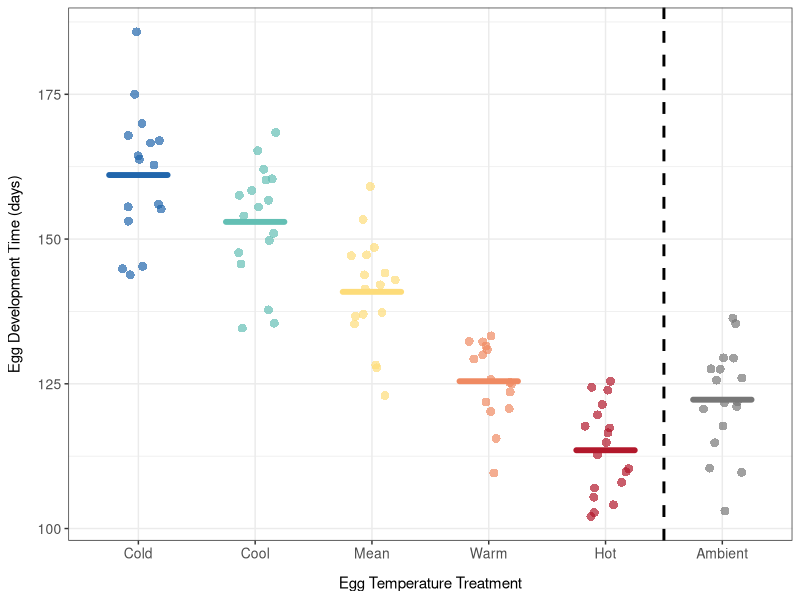
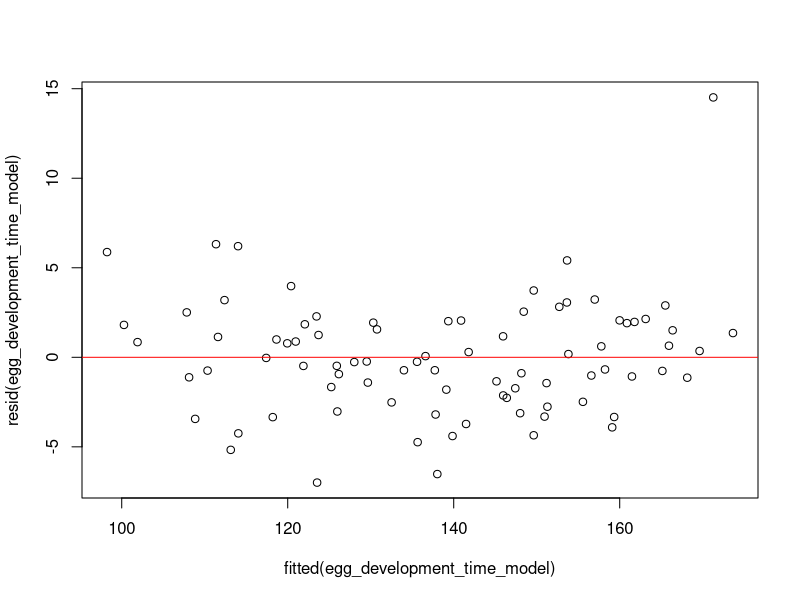
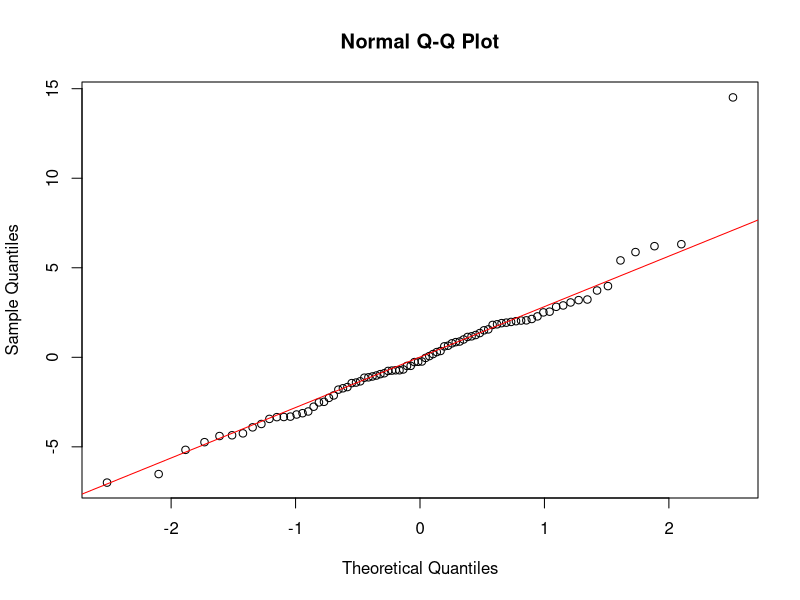
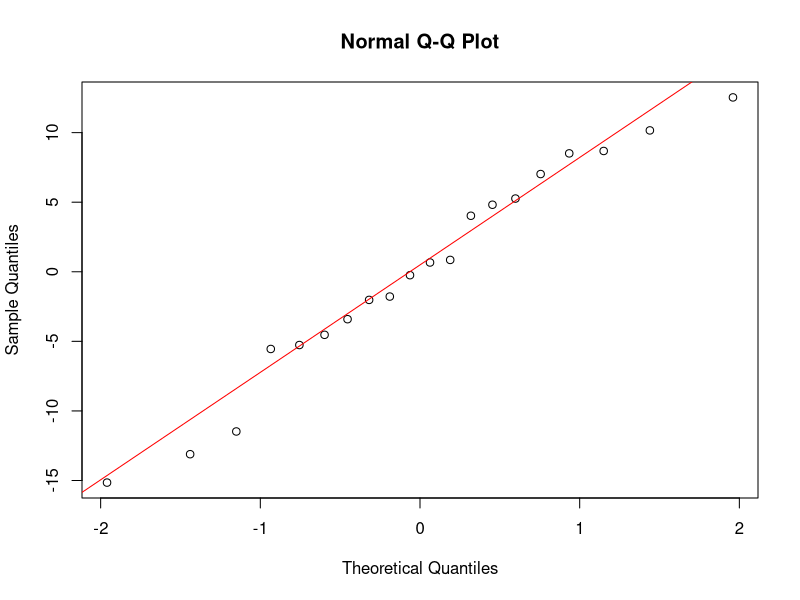
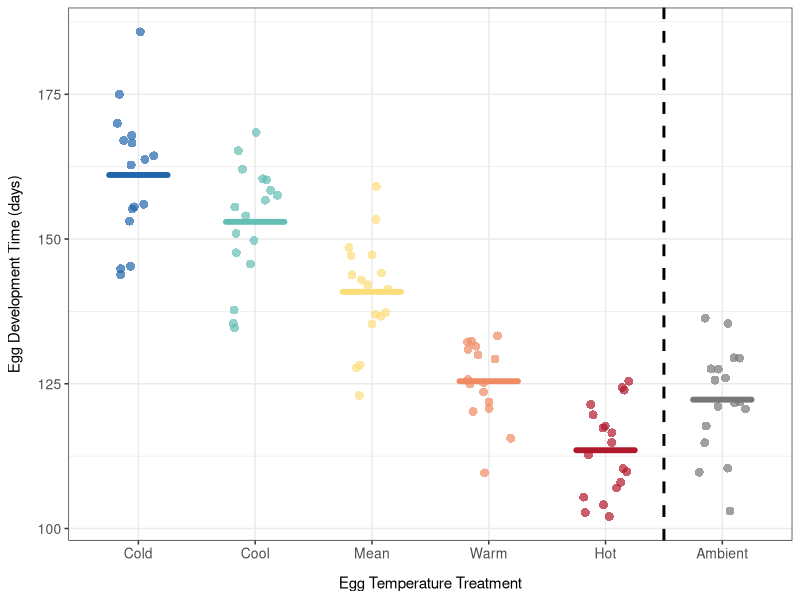

The R source for these figures, in order:
#### DESCRIPTION ####

# This script analyses the data look at the effect of temperature on winter moth
# egg development 

#### SET UP ####

# packages
library(here)
library(tidyverse)
library(lmerTest)

# data
egg_subcltuches <- read.csv(here("data_files", "egg_subclutches.csv"))
larval_hatching <- read.csv(here("data_files", "egg_hatching_raw_NAs.csv"))
egg_temperature_treatments <- read.csv(here("data_files", "egg_temperature_treatments_daily.csv"))

# reorder temperature treatments for plots
egg_subcltuches$egg_temperature_treatment <- factor(egg_subcltuches$egg_temperature_treatment,
                                                 levels = c("cold", "cool", "mean", "warm", "hot", "ambient"))


# set up a common colour palette for plots
temperature_treatment_colours <- c("cold" = "#2166AC",
                                   "cool" = "#63BFB4",
                                   "mean" = "#FDDC7A",
                                   "warm" = "#EF8A62", 
                                   "hot" = "#B2182B",
                                   "ambient" = "#777777")

#### CALCULATE HALF-HATCH DATE ####

# transform date and larvae number to numerical format, remove the duplicate 
# subclutch and select only the rows needed
larval_hatching_transformed <- larval_hatching %>%
  mutate(date = as.Date(date, format = "%d/%m/%Y")) %>%
  mutate(day = dense_rank(date)) %>%
  filter(!is.na(number_larvae)) %>%
  mutate(number_larvae = as.integer(number_larvae)) %>%
  filter(subclutch_id != "f3.control.hot.2") %>%
  select(day, subclutch_id, number_larvae)

# find the total positive increase in larvae hatching 
larval_hatching_processed <- larval_hatching_transformed %>%
  arrange(subclutch_id, day) %>%
  group_by(subclutch_id) %>%
  mutate(change_larvae = number_larvae - lag(number_larvae)) %>%
  mutate(change_larvae = ifelse(change_larvae < 0 | is.na(change_larvae), 0, change_larvae)) %>%
  mutate(cum_larvae = cumsum(change_larvae)) %>%
  mutate(max_cum_larvae = max(cum_larvae)) %>%
  ungroup()

# calculate the proportion of larvae hatched each day in each subclutch
larval_hatching_proportions <- larval_hatching_processed %>%
  mutate(proportion_hatched = cum_larvae / max_cum_larvae) 


## subclutches with >2 larvae hatched = large

# filter the processed data for (large) subclutches with great than two larvae hatched (enough for a logistic curve)
larval_hatching_proportions_large <- larval_hatching_proportions %>%
  filter(max_cum_larvae > 2) %>%
  select(subclutch_id, day, proportion_hatched)

# calculate the median hatching day to find a good initial guess for the inflection point
median(larval_hatching_proportions_large$day)

# make a function to fit logistic curve per subclutch and extract parameters
# extract date of half-hatch and curve metrics for each tree
process_curve_dataset <- function(data) {
  #define the get_curve function which will be applied to each subclutch individually 
  get_curve <- function(rn) {
    #print the current subclutch being processed 
    print(as.character(rn$subclutch_id[1]))
    #initial guesses for the logistic model 
    a <- 0.1 #slope
    b <- 35  #inflection point when 50% hatched
    d <- 0   #lower asymptote 
    
    params <- list(a = a, b = b, d = d)
    while(TRUE) {
      params <- list(a = a, b = b, d = d)
      fit <- NULL
      try(fit <- nls(proportion_hatched ~ I(d + (1 - d) * 1/(1 + exp(-a * (day - b)))), #fit logistic growth curve using nonlinear least squares 
                     data = rn, start = params, trace = F, 
                     control = list(maxiter = 500), 
                     lower = list(a = 0, b = 0, d = 0), 
                     upper = list(a = 3, b = 160, d = 1), algorithm = "port"))
      
      if(!is.null(fit)) break;
      
      #resample params for new fit attempts
      a <- sample(seq(0.1, 2, 0.05), 1)
      b <- sample(seq(1, 50, 1), 1)
      d <- sample(seq(0, 0.6, 0.05), 1)
    }
    
    #get the half-hatch date (the x0 point where the proportion hatched is 0.5)
    #create smooth day sequence to evaluate the model over 
    s <- seq(min(rn$day), max(rn$day), length = 1000) 
    #define half-hatch date
    half <- s[which.min(abs(predict(fit, list(day = s)) - 0.5))] 
    
    #extract the coefficients from the fit
    coefs <- coef(fit)
    a <- coefs[1]
    b <- coefs[2]
    d <- coefs[3]
    
    #calculate slope at the half-hatch date using the logistic derivative formula
    half_slope <- (a * (1 - d)) / 4
    
    #return the values for the subclutch being evaluated
    return(list(fit, half, half_slope, as.character(rn$subclutch_id[1]), coefs[1], coefs[2], coefs[3]))
  }
  
  #apply the get_curve function to each subclutch ID
  rn_out <- lapply(by(data, data$subclutch_id, get_curve), identity)
  
  #combine the results into a matrix
  rn_out_matrix <- do.call(rbind, rn_out)
  
  #convert the matrix to a dataframe
  rn_hatching <- as.data.frame(rn_out_matrix)
  
  #separate the list columns into individual columns
  rn_hatching$fit <- lapply(rn_hatching$V1, as.vector)
  rn_hatching$halfdate <- unlist(rn_hatching$V2)
  rn_hatching$halfslope <- unlist(rn_hatching$V3)
  rn_hatching$subclutch_id <- unlist(rn_hatching$V4)
  rn_hatching$intercept <- unlist(rn_hatching$V5)
  rn_hatching$maxdate <- unlist(rn_hatching$V6)
  rn_hatching$maxslope <- unlist(rn_hatching$V7)
  
  #select and reorder columns needed
  rn_hatching <- rn_hatching %>%
    dplyr::select(subclutch_id, halfdate_large = halfdate, fit)
  
  return(rn_hatching)
}

# use the function on the larval hatching data
logistic_results <- process_curve_dataset(larval_hatching_proportions_large) 


## subclutches with <2 larvae hatched = small 

# filter the processed data for (smaller) subclutches with 1 or 2 larvae hatched 
larval_hatching_proportions_small<- larval_hatching_proportions %>%
  filter(max_cum_larvae < 3 & max_cum_larvae > 0) %>%
  select(subclutch_id, day, proportion_hatched)

# calculate halfdate as the day that proportion hatched equals or exceeds 50%
estimate_results <- larval_hatching_proportions_small %>%
  group_by(subclutch_id) %>%
  filter(proportion_hatched >= 0.5) %>%
  arrange(day) %>%
  slice(1) %>%
  ungroup() %>%
  select(subclutch_id, halfdate_small = day)

# match the half-hatch date estimates (for large and small) subcltuches to 
# larval hatching data from experiment two 
egg_subcltuches <- egg_subcltuches %>%
  #for subclutches with >2 larvae
  left_join(logistic_results, by = "subclutch_id") %>%
  #for subclutches with <=2 larvae
  left_join(estimate_results, by = "subclutch_id") %>% 
  mutate(halfdate = coalesce(halfdate_large, halfdate_small)) %>%
  select(-halfdate_large, -halfdate_small)


# filter the data to remove subclutches from females that were mated twice or 
# mated with a male in a different treatment
egg_subcltuches_clean <- egg_subcltuches %>%
  filter(!(female_id %in% c("f3.mean", "f7.control", "f1.cold", "f1.cool")))

# transform half-hatch date into a real date 
start_date <- as.Date("2025-03-01")
egg_subcltuches_clean$half_hatch_date <- start_date + (egg_subcltuches_clean$halfdate - 1)

# convert half-hatch date to a day (since year began)
egg_subcltuches_clean$half_hatch_day <- yday(egg_subcltuches_clean$half_hatch_date)

# save half-hatch dates to new object 
egg_subcltuches_clean_hatch <- egg_subcltuches_clean %>%
  select(-fit)

#### PLOT ####

# calculate egg development time as the number of days between first egg and half hatch
egg_subcltuches_clean_hatch$first_egg_date <- ymd(egg_subcltuches_clean_hatch$first_egg_date)
egg_subcltuches_clean_hatch$egg_development_time <- as.numeric(egg_subcltuches_clean_hatch$half_hatch_date - egg_subcltuches_clean_hatch$first_egg_date)

# save to a csv file in the data_files folder
write.csv(egg_subcltuches_clean_hatch, 
          here("data_files", "egg_subcltuches_with_egg_dev_time.csv"), row.names = FALSE)

# plot the mean egg development time for each treatment with the raw data 
egg_development_time_plot <- ggplot(egg_subcltuches_clean_hatch, 
                                    aes(x = egg_temperature_treatment, 
                                        y = egg_development_time, 
                                        fill = egg_temperature_treatment,
                                        colour = egg_temperature_treatment)) +
  geom_jitter(width = 0.2, 
              alpha = 0.7, 
              size = 3, 
              stroke = 0) +
  stat_summary(fun = mean, 
               geom = "crossbar", 
               width = 0.5,
               linewidth = 0.8, 
               alpha = 1, 
               lineend = "round") +
  geom_vline(xintercept = 5.5, 
             linetype = "dashed",
             color = "black", 
             linewidth = 1) +
  labs(x = "Egg Temperature Treatment",
       y = "Egg Development Time (days)") +
  scale_fill_manual(values = temperature_treatment_colours) +
  scale_colour_manual(values = temperature_treatment_colours) +
  scale_x_discrete(labels = c("Cold", "Cool", "Mean", "Warm", "Hot", "Ambient")) +
  theme_bw() +
  theme(axis.title = element_text(size = 11),
        axis.text = element_text(size = 10),
        axis.title.x = element_text(margin = margin(t = 10)), 
        axis.title.y = element_text(margin = margin(r = 10)),
        legend.position = "none")

# look at the output
egg_development_time_plot

# save as a png in the figures folder
ggsave(here("figures", "figure5.png"),
       plot = egg_development_time_plot, width = 6, height = 4, dpi = 300)

#### MODEL ####

# filter to remove the control 
egg_subcltuches_clean_hatch_minus_control <- egg_subcltuches_clean_hatch %>%
  filter(egg_temperature_treatment != "ambient")

# reorder the temperature treatment so that the mean is the reference
egg_subcltuches_clean_hatch_minus_control$egg_temperature_treatment <- factor(egg_subcltuches_clean_hatch_minus_control$egg_temperature_treatment, levels = c("mean", "cold", "cool", "warm", "hot"))

# convert egg development time to a numeric variable
egg_subcltuches_clean_hatch <- egg_subcltuches_clean_hatch %>%
  mutate(egg_development_time = as.numeric(as.character(egg_development_time)))

# subset the temperature data
egg_temperature_treatments <- egg_temperature_treatments %>%
  subset(select = c(cold, cool, mean, warm, hot, ambient)) %>%
  drop_na()

# calculate the mean development time for each treatment
mean_egg_development_times <-  egg_subcltuches_clean_hatch %>%
  group_by(egg_temperature_treatment) %>%
  summarise(mean_development_time = mean(egg_development_time))

# look at the output 
print(mean_egg_development_times)

# create two objects, one with the temperature treatments and the other with the 
# mean egg development times
treatment_names <- c("cold", "cool", "mean", "warm", "hot", "ambient")
mean_egg_development_time <- c(161, 153, 141, 125, 114, 122)

# calculate the mean temperature in the 7 days before the mean development time
# for each temperature treatment
seven_day_mean_temperatures <- mapply(function(treatment, days) {
  start_day <- days - 6
  mean(egg_temperature_treatments[[treatment]][start_day:days], na.rm = TRUE)
}, treatment_names, mean_egg_development_time)

# look at the output 
print(seven_day_mean_temperatures)

# assign the categorical temperature treatments a numerical values using mean 
# temperature in the 7 days before the mean development time for each treatment
egg_subcltuches_clean_hatch_minus_control <- egg_subcltuches_clean_hatch_minus_control %>%
  mutate(egg_temperature_treatment_numerical = case_when(
    egg_temperature_treatment == "mean" ~ 11.62,
    egg_temperature_treatment == "cold" ~ 10.88,
    egg_temperature_treatment == "cool" ~ 11.07,
    egg_temperature_treatment == "warm" ~ 11.49,
    egg_temperature_treatment == "hot" ~ 11.77))

# model the effect of temperature treatment on egg development time, include female ID as a random effect 
egg_development_time_model <- lmer(egg_development_time ~ egg_temperature_treatment + 
                                     (1 | female_id), data = egg_subcltuches_clean_hatch_minus_control)

# look at the output
summary(egg_development_time_model)


## // check whether egg temperature  treatment should be continuous or categorical 


#### CHECK FIT ####

# compare the full model to a null model 

full_model <- lm(egg_development_time ~ egg_temperature_treatment, data = egg_subcltuches_clean_hatch_minus_control)
null_model <- lm(egg_development_time ~ 1, data = egg_subcltuches_clean_hatch_minus_control)

anova(full_model, null_model, test = "Chisq")

#### CHECK ASSUMPTIONS ####

# check the assumption of equal variance by plotting the residuals vs fitted values 
plot(fitted(egg_development_time_model), resid(egg_development_time_model)) 
abline(h = 0, col = "red")

# check the normality of the residuals 
qqnorm(resid(egg_development_time_model)) 
qqline(resid(egg_development_time_model), col = "red")

# check the normality of the random effects
egg_development_time_re <- ranef(egg_development_time_model)$female_id[[1]]
qqnorm(egg_development_time_re)
qqline(egg_development_time_re, col = "red")
